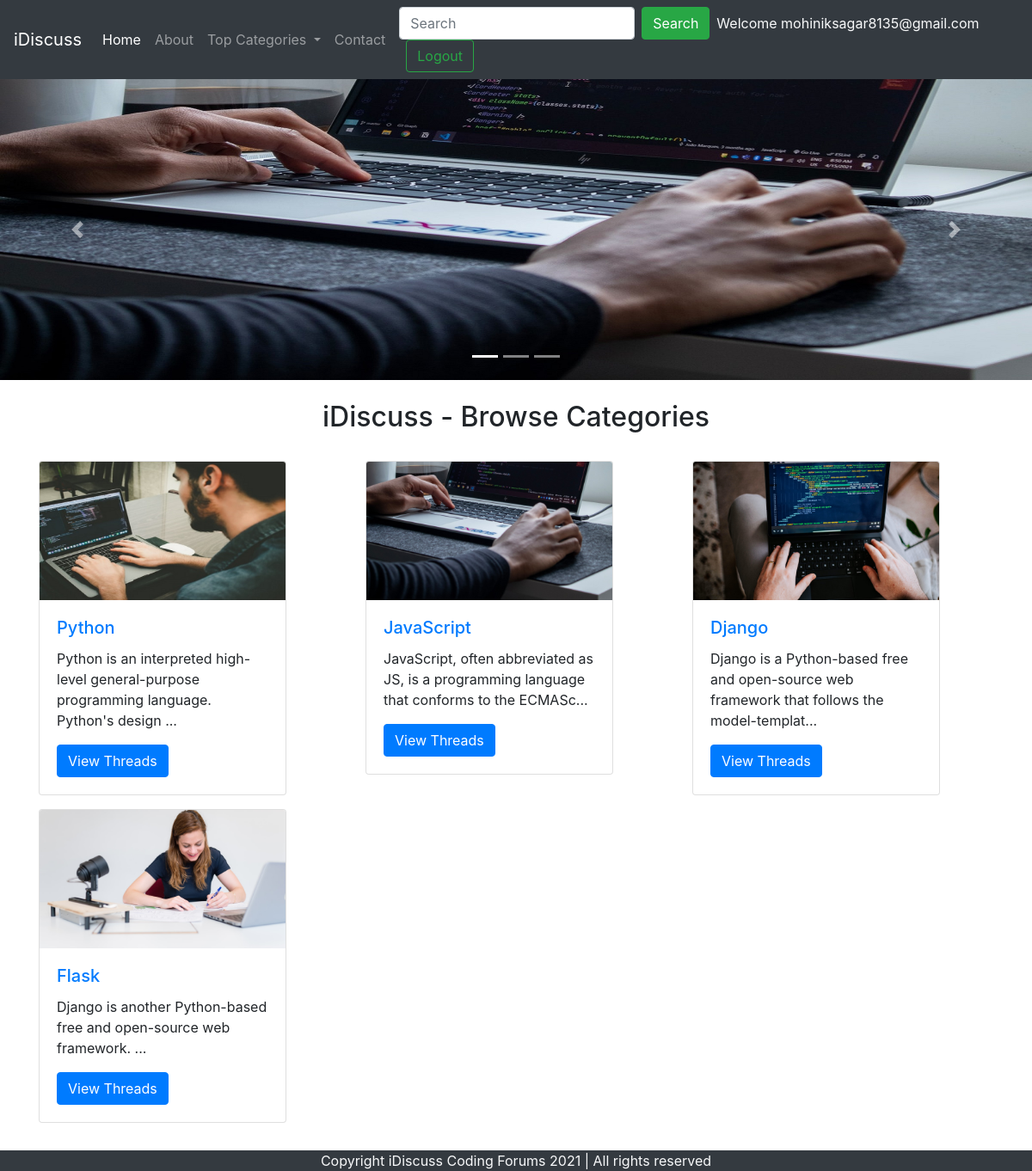
/index.php (signed in), run on the app's committed database.
### tables this page shows
CREATE TABLE `categories` (
  `category_id` int(8) NOT NULL,
  `category_name` varchar(255) NOT NULL,
  `category_description` varchar(255) NOT NULL,
  `created` datetime NOT NULL
);

### index.php (the view, shortened to what this page needs)
<!doctype html>
<html lang="en">
<head>
    <link rel="stylesheet" href="https://stackpath.bootstrapcdn.com/bootstrap/4.5.0/css/bootstrap.min.css"
>
</head>
<body>
    <?php include 'partials/_dbconnect.php';?>
    <?php include 'partials/_header.php';?>
    <div id="carouselExampleIndicators" class="carousel slide" data-ride="carousel">
        <ol class="carousel-indicators">
            <li data-target="#carouselExampleIndicators" data-slide-to="0" class="active"></li>
            <li data-target="#carouselExampleIndicators" data-slide-to="1"></li>
            <li data-target="#carouselExampleIndicators" data-slide-to="2"></li>
        </ol>
        <div class="carousel-inner">
            <div class="carousel-item active">
                <img src="img/slider-1.jpg" class="d-block h-50 w-100" alt="...">
            </div>
        </div>
        <a class="carousel-control-prev" href="#carouselExampleIndicators" role="button" data-slide="prev">
            <span class="carousel-control-prev-icon" aria-hidden="true"></span>
        </a>
        <a class="carousel-control-next" href="#carouselExampleIndicators" role="button" data-slide="next">
            <span class="carousel-control-next-icon" aria-hidden="true"></span>
        </a>
    </div>
    <div class="container my-4" id="ques">
        <h2 class="text-center my-4">iDiscuss - Browse Categories</h2>
        <div class="row my-4">
         <?php
         $sql = "SELECT * FROM `categories`";
         $result = mysqli_query($conn, $sql);
         while($row = mysqli_fetch_assoc($result)){
          $id = $row['category_id'];
          $cat = $row['category_name'];
          $desc = $row['category_description'];
          echo '<div class="col-md-4 my-2">
                  <div class="card" style="width: 18rem;">
                      <img src="img/'.$id. '.jpg" class="card-img-top" alt="image for this category">
                      <div class="card-body">
                          <h5 class="card-title"><a href="threadlist.php?catid=' . $id . '">' . $cat . '</a></h5>
                          <p class="card-text">' . substr($desc, 0, 90). '... </p>
                          <a href="threadlist.php?catid=' . $id . '" class="btn btn-primary">View Threads</a>
                      </div>
                  </div>
                </div>';
         }
         ?>
        </div>
    </div>
    <?php include 'partials/_footer.php';?>
</body>
</html>

### index.php (style rules this page uses)
#ques { min-height: 433px; }

### data on the page
categories: shows a picture, category_name "Python", category_description "Python is an interpreted high-level general-purpose programming language. Python's design"
categories: shows a picture, category_name "JavaScript", category_description "JavaScript, often abbreviated as JS, is a programming language that conforms to the ECMASc"
categories: shows a picture, category_name "Django", category_description "Django is a Python-based free and open-source web framework that follows the model-templat"
categories: shows a picture, category_name "Flask", category_description "Django is another Python-based free and open-source web framework."

### other printed values
$_SESSION['useremail'] "mohiniksagar8135@gmail.com"
